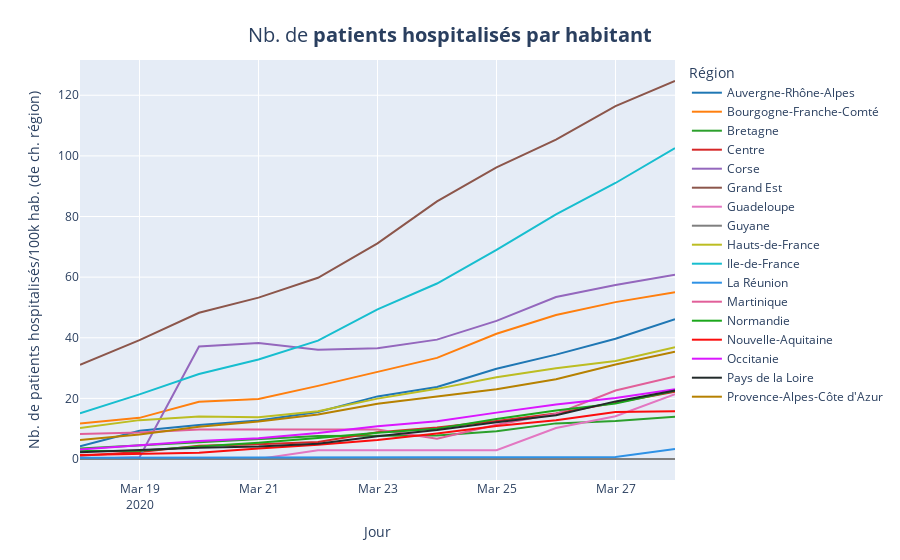

Notebook source saved alongside this figure:
### Code cell
fig = px.line(x=df_region['jour'], y=df_region['hosp_pop'], labels={'color':'Région'}, color=df_region["regionName"], color_discrete_sequence=colors)
fig.update_layout(
    title={
                'text': "Nb. de <b>patients hospitalisés</b> <b>par habitant</b>",
                'y':0.95,
                'x':0.5,
                'xanchor': 'center',
                'yanchor': 'top'},
                titlefont = dict(
                size=20)
                 )
fig.update_xaxes(title="Jour")
fig.update_yaxes(title="Nb. de patients hospitalisés/100k hab. (de ch. région)")
fig.write_image("images/charts/france/hosp_hab.png", scale=3, width=1100, height=700)
fig.show()

### Figure 1 — Plotly figure (JSON) as saved in the notebook; plotly's stock layout.template omitted (floating-point values rounded to 4 significant figures)
{"data": [{"hoverlabel": {"namelength": 0}, "hovertemplate": "Région=Auvergne-Rhône-Alpes<br>x=%{x}<br>y=%{y}", "legendgroup": "Auvergne-Rhône-Alpes", "line": {"color": "#1F77B4", "dash": "solid"}, "mode": "lines", "name": "Auvergne-Rhône-Alpes", "showlegend": true, "type": "scatter", "x": ["2020-03-18", "2020-03-19", "2020-03-20", "2020-03-21", "2020-03-22", "2020-03-23", "2020-03-24", "2020-03-25", "2020-03-26", "2020-03-27", "2020-03-28"], "xaxis": "x", "y": [4.164, 9.32, 11.21, 12.71, 15.52, 20.65, 23.75, 29.78, 34.42, 39.65, 46.09], "yaxis": "y"}, {"hoverlabel": {"namelength": 0}, "hovertemplate": "Région=Bourgogne-Franche-Comté<br>x=%{x}<br>y=%{y}", "legendgroup": "Bourgogne-Franche-Comté", "line": {"color": "#FF7F0E", "dash": "solid"}, "mode": "lines", "name": "Bourgogne-Franche-Comté", "showlegend": true, "type": "scatter", "x": ["2020-03-18", "2020-03-19", "2020-03-20", "2020-03-21", "2020-03-22", "2020-03-23", "2020-03-24", "2020-03-25", "2020-03-26", "2020-03-27", "2020-03-28"], "xaxis": "x", "y": [11.75, 13.57, 18.88, 19.79, 24.13, 28.74, 33.36, 41.33, 47.49, 51.75, 55.04], "yaxis": "y"}, {"hoverlabel": {"namelength": 0}, "hovertemplate": "Région=Bretagne<br>x=%{x}<br>y=%{y}", "legendgroup": "Bretagne", "line": {"color": "#2CA02C", "dash": "solid"}, "mode": "lines", "name": "Bretagne", "showlegend": true, "type": "scatter", "x": ["2020-03-18", "2020-03-19", "2020-03-20", "2020-03-21", "2020-03-22", "2020-03-23", "2020-03-24", "2020-03-25", "2020-03-26", "2020-03-27", "2020-03-28"], "xaxis": "x", "y": [3.491, 4.48, 5.469, 6.341, 7.563, 7.679, 7.738, 9.192, 11.75, 12.51, 13.96], "yaxis": "y"}, {"hoverlabel": {"namelength": 0}, "hovertemplate": "Région=Centre<br>x=%{x}<br>y=%{y}", "legendgroup": "Centre", "line": {"color": "#D62728", "dash": "solid"}, "mode": "lines", "name": "Centre", "showlegend": true, "type": "scatter", "x": ["2020-03-18", "2020-03-19", "2020-03-20", "2020-03-21", "2020-03-22", "2020-03-23", "2020-03-24", "2020-03-25", "2020-03-26", "2020-03-27", "2020-03-28"], "xaxis": "x", "y": [1.06, 2.348, 4.393, 4.848, 5.605, 8.863, 10.38, 12.5, 15.0, 18.71, 22.19], "yaxis": "y"}, {"hoverlabel": {"namelength": 0}, "hovertemplate": "Région=Corse<br>x=%{x}<br>y=%{y}", "legendgroup": "Corse", "line": {"color": "#9467BD", "dash": "solid"}, "mode": "lines", "name": "Corse", "showlegend": true, "type": "scatter", "x": ["2020-03-18", "2020-03-19", "2020-03-20", "2020-03-21", "2020-03-22", "2020-03-23", "2020-03-24", "2020-03-25", "2020-03-26", "2020-03-27", "2020-03-28"], "xaxis": "x", "y": [0, 0.5626, 37.13, 38.26, 36.01, 36.57, 39.38, 45.57, 53.45, 57.39, 60.76], "yaxis": "y"}, {"hoverlabel": {"namelength": 0}, "hovertemplate": "Région=Grand Est<br>x=%{x}<br>y=%{y}", "legendgroup": "Grand Est", "line": {"color": "#8C564B", "dash": "solid"}, "mode": "lines", "name": "Grand Est", "showlegend": true, "type": "scatter", "x": ["2020-03-18", "2020-03-19", "2020-03-20", "2020-03-21", "2020-03-22", "2020-03-23", "2020-03-24", "2020-03-25", "2020-03-26", "2020-03-27", "2020-03-28"], "xaxis": "x", "y": [31.1, 39.23, 48.25, 53.24, 59.79, 71.14, 84.97, 96.22, 105.4, 116.4, 124.7], "yaxis": "y"}, {"hoverlabel": {"namelength": 0}, "hovertemplate": "Région=Guadeloupe<br>x=%{x}<br>y=%{y}", "legendgroup": "Guadeloupe", "line": {"color": "#E377C2", "dash": "solid"}, "mode": "lines", "name": "Guadeloupe", "showlegend": true, "type": "scatter", "x": ["2020-03-18", "2020-03-19", "2020-03-20", "2020-03-21", "2020-03-22", "2020-03-23", "2020-03-24", "2020-03-25", "2020-03-26", "2020-03-27", "2020-03-28"], "xaxis": "x", "y": [0, 0, 0, 0, 2.917, 2.917, 2.917, 2.917, 10.21, 14.1, 21.39], "yaxis": "y"}, {"hoverlabel": {"namelength": 0}, "hovertemplate": "Région=Guyane<br>x=%{x}<br>y=%{y}", "legendgroup": "Guyane", "line": {"color": "#7F7F7F", "dash": "solid"}, "mode": "lines", "name": "Guyane", "showlegend": true, "type": "scatter", "x": ["2020-03-18", "2020-03-19", "2020-03-20", "2020-03-21", "2020-03-22", "2020-03-23", "2020-03-24", "2020-03-25", "2020-03-26", "2020-03-27", "2020-03-28"], "xaxis": "x", "y": [0, 0, 0, 0, 0, 0, 0, 0, 0, 0, 0], "yaxis": "y"}, {"hoverlabel": {"namelength": 0}, "hovertemplate": "Région=Hauts-de-France<br>x=%{x}<br>y=%{y}", "legendgroup": "Hauts-de-France", "line": {"color": "#BCBD22", "dash": "solid"}, "mode": "lines", "name": "Hauts-de-France", "showlegend": true, "type": "scatter", "x": ["2020-03-18", "2020-03-19", "2020-03-20", "2020-03-21", "2020-03-22", "2020-03-23", "2020-03-24", "2020-03-25", "2020-03-26", "2020-03-27", "2020-03-28"], "xaxis": "x", "y": [10.19, 12.82, 14.06, 13.8, 15.78, 19.92, 23.14, 26.98, 29.91, 32.31, 36.84], "yaxis": "y"}, {"hoverlabel": {"namelength": 0}, "hovertemplate": "Région=Ile-de-France<br>x=%{x}<br>y=%{y}", "legendgroup": "Ile-de-France", "line": {"color": "#17BECF", "dash": "solid"}, "mode": "lines", "name": "Ile-de-France", "showlegend": true, "type": "scatter", "x": ["2020-03-18", "2020-03-19", "2020-03-20", "2020-03-21", "2020-03-22", "2020-03-23", "2020-03-24", "2020-03-25", "2020-03-26", "2020-03-27", "2020-03-28"], "xaxis": "x", "y": [15.04, 21.31, 28.06, 32.8, 39.06, 49.39, 57.89, 68.99, 80.66, 91.05, 102.5], "yaxis": "y"}, {"hoverlabel": {"namelength": 0}, "hovertemplate": "Région=La Réunion<br>x=%{x}<br>y=%{y}", "legendgroup": "La Réunion", "line": {"color": "#2E91E5", "dash": "solid"}, "mode": "lines", "name": "La Réunion", "showlegend": true, "type": "scatter", "x": ["2020-03-18", "2020-03-19", "2020-03-20", "2020-03-21", "2020-03-22", "2020-03-23", "2020-03-24", "2020-03-25", "2020-03-26", "2020-03-27", "2020-03-28"], "xaxis": "x", "y": [0.4431, 0.4431, 0.4431, 0.4431, 0.4431, 0.4431, 0.6646, 0.6646, 0.6646, 0.6646, 3.323], "yaxis": "y"}, {"hoverlabel": {"namelength": 0}, "hovertemplate": "Région=Martinique<br>x=%{x}<br>y=%{y}", "legendgroup": "Martinique", "line": {"color": "#E15F99", "dash": "solid"}, "mode": "lines", "name": "Martinique", "showlegend": true, "type": "scatter", "x": ["2020-03-18", "2020-03-19", "2020-03-20", "2020-03-21", "2020-03-22", "2020-03-23", "2020-03-24", "2020-03-25", "2020-03-26", "2020-03-27", "2020-03-28"], "xaxis": "x", "y": [8.223, 8.736, 9.764, 9.764, 9.764, 9.764, 6.681, 11.31, 14.9, 22.61, 27.24], "yaxis": "y"}, {"hoverlabel": {"namelength": 0}, "hovertemplate": "Région=Normandie<br>x=%{x}<br>y=%{y}", "legendgroup": "Normandie", "line": {"color": "#1CA71C", "dash": "solid"}, "mode": "lines", "name": "Normandie", "showlegend": true, "type": "scatter", "x": ["2020-03-18", "2020-03-19", "2020-03-20", "2020-03-21", "2020-03-22", "2020-03-23", "2020-03-24", "2020-03-25", "2020-03-26", "2020-03-27", "2020-03-28"], "xaxis": "x", "y": [2.634, 2.692, 4.155, 5.385, 6.906, 8.662, 9.95, 13.17, 15.98, 18.32, 22.53], "yaxis": "y"}, {"hoverlabel": {"namelength": 0}, "hovertemplate": "Région=Nouvelle-Aquitaine<br>x=%{x}<br>y=%{y}", "legendgroup": "Nouvelle-Aquitaine", "line": {"color": "#FB0D0D", "dash": "solid"}, "mode": "lines", "name": "Nouvelle-Aquitaine", "showlegend": true, "type": "scatter", "x": ["2020-03-18", "2020-03-19", "2020-03-20", "2020-03-21", "2020-03-22", "2020-03-23", "2020-03-24", "2020-03-25", "2020-03-26", "2020-03-27", "2020-03-28"], "xaxis": "x", "y": [1.317, 1.67, 2.088, 3.437, 4.689, 6.295, 8.447, 10.92, 12.82, 15.48, 15.74], "yaxis": "y"}, {"hoverlabel": {"namelength": 0}, "hovertemplate": "Région=Occitanie<br>x=%{x}<br>y=%{y}", "legendgroup": "Occitanie", "line": {"color": "#DA16FF", "dash": "solid"}, "mode": "lines", "name": "Occitanie", "showlegend": true, "type": "scatter", "x": ["2020-03-18", "2020-03-19", "2020-03-20", "2020-03-21", "2020-03-22", "2020-03-23", "2020-03-24", "2020-03-25", "2020-03-26", "2020-03-27", "2020-03-28"], "xaxis": "x", "y": [3.099, 4.501, 5.969, 6.817, 8.546, 10.8, 12.46, 15.3, 17.97, 20.16, 23.03], "yaxis": "y"}, {"hoverlabel": {"namelength": 0}, "hovertemplate": "Région=Pays de la Loire<br>x=%{x}<br>y=%{y}", "legendgroup": "Pays de la Loire", "line": {"color": "#222A2A", "dash": "solid"}, "mode": "lines", "name": "Pays de la Loire", "showlegend": true, "type": "scatter", "x": ["2020-03-18", "2020-03-19", "2020-03-20", "2020-03-21", "2020-03-22", "2020-03-23", "2020-03-24", "2020-03-25", "2020-03-26", "2020-03-27", "2020-03-28"], "xaxis": "x", "y": [2.254, 2.971, 3.739, 4.098, 5.071, 7.529, 9.578, 12.09, 14.44, 19.0, 22.59], "yaxis": "y"}, {"hoverlabel": {"namelength": 0}, "hovertemplate": "Région=Provence-Alpes-Côte d'Azur<br>x=%{x}<br>y=%{y}", "legendgroup": "Provence-Alpes-Côte d'Azur", "line": {"color": "#B68100", "dash": "solid"}, "mode": "lines", "name": "Provence-Alpes-Côte d'Azur", "showlegend": true, "type": "scatter", "x": ["2020-03-18", "2020-03-19", "2020-03-20", "2020-03-21", "2020-03-22", "2020-03-23", "2020-03-24", "2020-03-25", "2020-03-26", "2020-03-27", "2020-03-28"], "xaxis": "x", "y": [6.289, 8.069, 10.65, 12.35, 14.7, 18.22, 20.65, 23.03, 26.33, 31.18, 35.38], "yaxis": "y"}], "layout": {"legend": {"title": {"text": "Région"}, "tracegroupgap": 0}, "margin": {"t": 60}, "title": {"font": {"size": 20}, "text": "Nb. de <b>patients hospitalisés</b> <b>par habitant</b>", "x": 0.5, "xanchor": "center", "y": 0.95, "yanchor": "top"}, "xaxis": {"anchor": "y", "domain": [0, 1], "title": {"text": "Jour"}}, "yaxis": {"anchor": "x", "domain": [0, 1], "title": {"text": "Nb. de patients hospitalisés/100k hab. (de ch. région)"}}}}
